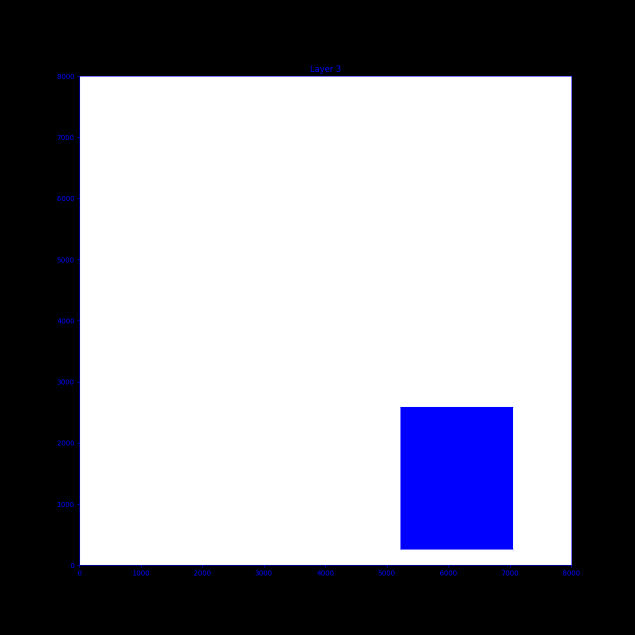
#> input picture Layers.png, 1270 x 1270 px (shown at 1/2 size)
$ python dxf_overlay_ppt.py
#> lines starting #> are read from the running program, lines starting #| are printed output that depends on the picture
from PIL import Image


# Open the base image

base_image = Image.open("Layers.png")
#> base_image is the input picture: PIL image 1270x1270 RGBA; mean R, G, B, A 141.7, 141.7, 152.8, 255
#base_image.show()

###................X AXIS OVERLAY....................
# Open the image to be overlayed
overlay_image = Image.open("overlay_x.PNG")
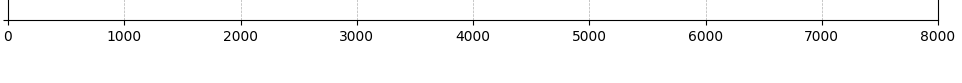
#> input picture overlay_x.PNG, 962 x 83 px
#> overlay_image is the input picture: PIL image 962x83 RGBA; mean R, G, B, A 248.3, 248.3, 248.3, 255
# Define the position to overlay the image
x_position = 142    # 142
y_position = 1050   #  1050
# Paste the overlay image onto the base image
base_image.paste(overlay_image, (x_position, y_position), overlay_image)
# Save or display the resulting image
base_image.save("new_axis_image.png")

###................Y AXIS OVERLAY....................
overlay_image = Image.open("overlay_y.PNG")
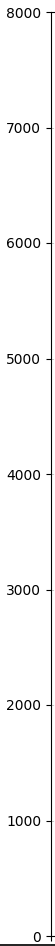
#> input picture overlay_y.PNG, 55 x 946 px
#> overlay_image is the input picture: PIL image 55x946 RGBA; mean R, G, B, A 244.6, 244.6, 244.6, 255
# Define the position to overlay the image
x_position = 99     # 99
y_position = 133    # 133
# Paste the overlay image onto the base image
base_image.paste(overlay_image, (x_position, y_position), overlay_image)
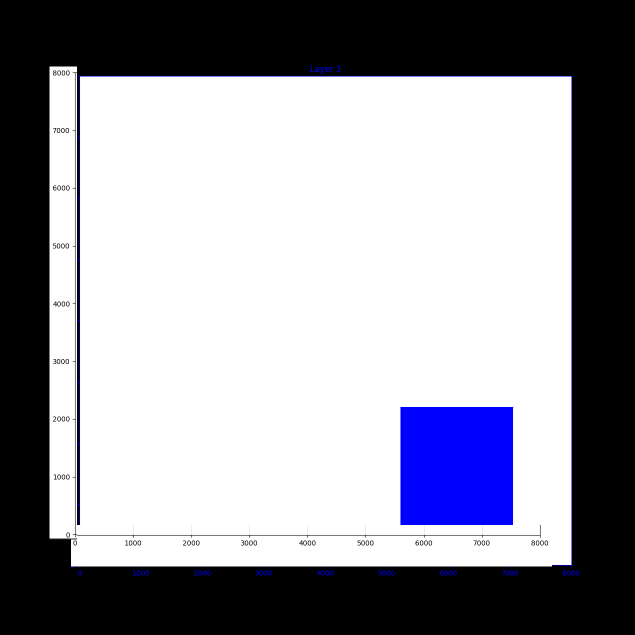
#> base_image: PIL image 1270x1270 RGBA (shown at 1/2 size); mean R, G, B, A 151.6, 151.6, 160.7, 255
# Save or display the resulting image
base_image.save("new_axis_image.png")


base_image.show()
